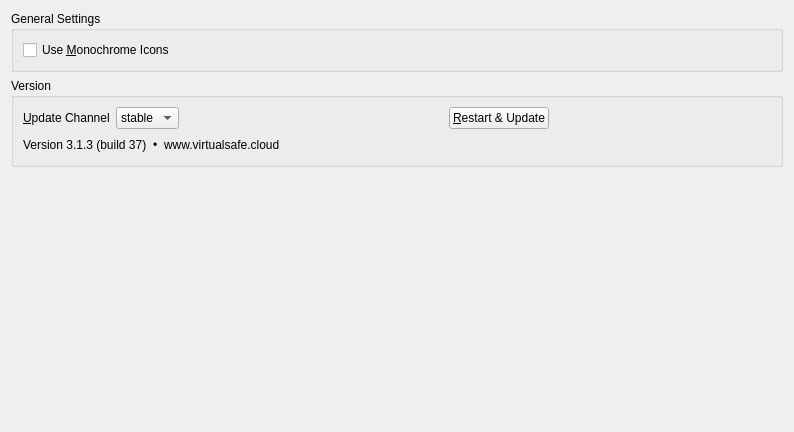
<?xml version="1.0" encoding="UTF-8"?>
<ui version="4.0">
 <class>OCC::GeneralSettings</class>
 <widget class="QWidget" name="OCC::GeneralSettings">
  <property name="geometry">
   <rect>
    <x>0</x>
    <y>0</y>
    <width>794</width>
    <height>432</height>
   </rect>
  </property>
  <property name="windowTitle">
   <string>Form</string>
  </property>
  <layout class="QGridLayout" name="gridLayout_3">
   <item row="0" column="0">
    <widget class="QGroupBox" name="generalGroupBox">
     <property name="title">
      <string>General Settings</string>
     </property>
     <layout class="QGridLayout" name="gridLayout_2">
      <!-- ###_VIRTUALSAFE_CHANGE_TRACKING_START_###
U2FsdGVkX1/yprhnG1gd1nfNZzxYolEWvdZNXd3sGAyDIJcYQHfSS9HWYqHPhYfj
d8qiPlBBMmQKMt3Oekb/L1Jt/aFOYI9+3GqRwhFNJSc=
      ###_VIRTUALSAFE_CHANGE_TRACKING_END_### -->
      <item row="0" column="0">
       <!--widget class="QCheckBox" name="autostartCheckBox">
        <property name="text">
         <string>&amp;Launch on System Startup</string>
        </property>
       </widget>
      </item>
      <item row="0" column="1">
       <widget class="QCheckBox" name="desktopNotificationsCheckBox">
        <property name="text">
         <string>Show &amp;Desktop Notifications</string>
        </property>
       </widget>
      </item>
      <item row="1" column="0"-->
       <widget class="QCheckBox" name="monoIconsCheckBox">
        <property name="toolTip">
         <string>For System Tray</string>
        </property>
        <property name="text">
         <string>Use &amp;Monochrome Icons</string>
        </property>
       </widget>
      </item>
     </layout>
    </widget>
   </item>
   <item row="4" column="0">
    <widget class="QGroupBox" name="versionGroupBox">
     <property name="title">
      <string>Version</string>
     </property>
     <layout class="QVBoxLayout" name="verticalLayout_2">
      <item>
       <widget class="QWidget" name="updaterWidget" native="true">
        <layout class="QHBoxLayout" name="horizontalLayout_5">
         <property name="leftMargin">
          <number>0</number>
         </property>
         <property name="topMargin">
          <number>0</number>
         </property>
         <property name="rightMargin">
          <number>0</number>
         </property>
         <property name="bottomMargin">
          <number>0</number>
         </property>
         <item>
          <widget class="QLabel" name="updateChannelLabel">
           <property name="sizePolicy">
            <sizepolicy hsizetype="Maximum" vsizetype="Preferred">
             <horstretch>0</horstretch>
             <verstretch>0</verstretch>
            </sizepolicy>
           </property>
           <property name="text">
            <string>&amp;Update Channel</string>
           </property>
           <property name="buddy">
            <cstring>updateChannel</cstring>
           </property>
          </widget>
         </item>
         <item>
          <widget class="QComboBox" name="updateChannel">
           <property name="sizePolicy">
            <sizepolicy hsizetype="Maximum" vsizetype="Fixed">
             <horstretch>0</horstretch>
             <verstretch>0</verstretch>
            </sizepolicy>
           </property>
           <item>
            <property name="text">
             <string>stable</string>
            </property>
           </item>
           <item>
            <property name="text">
             <string>beta</string>
            </property>
           </item>
          </widget>
         </item>
         <item>
          <widget class="QLabel" name="updateStateLabel">
           <property name="text">
            <string/>
           </property>
           <property name="wordWrap">
            <bool>true</bool>
           </property>
           <property name="openExternalLinks">
            <bool>true</bool>
           </property>
          </widget>
         </item>
         <item>
          <widget class="QPushButton" name="restartButton">
           <property name="sizePolicy">
            <sizepolicy hsizetype="Maximum" vsizetype="Fixed">
             <horstretch>0</horstretch>
             <verstretch>0</verstretch>
            </sizepolicy>
           </property>
           <property name="text">
            <string>&amp;Restart &amp;&amp; Update</string>
           </property>
          </widget>
         </item>
         <item>
          <spacer name="horizontalSpacer">
           <property name="orientation">
            <enum>Qt::Horizontal</enum>
           </property>
           <property name="sizeType">
            <enum>QSizePolicy::Preferred</enum>
           </property>
           <property name="sizeHint" stdset="0">
            <size>
             <width>222</width>
             <height>20</height>
            </size>
           </property>
          </spacer>
         </item>
        </layout>
       </widget>
      </item>
      <item>
       <widget class="QWidget" name="versionInfoWidget" native="true">
        <layout class="QHBoxLayout" name="horizontalLayout_2">
         <property name="leftMargin">
          <number>0</number>
         </property>
         <property name="topMargin">
          <number>0</number>
         </property>
         <property name="rightMargin">
          <number>0</number>
         </property>
         <property name="bottomMargin">
          <number>0</number>
         </property>
         <item>
          <widget class="QLabel" name="versionLabel">
           <property name="cursor">
            <cursorShape>PointingHandCursor</cursorShape>
           </property>
           <property name="text">
            <string notr="true">Version 3.1.3 (build 37)</string>
           </property>
           <property name="textInteractionFlags">
            <set>Qt::LinksAccessibleByMouse</set>
           </property>
          </widget>
         </item>
         <item>
          <widget class="QLabel" name="copyrightLabelDotBefore">
           <property name="cursor">
            <cursorShape>ArrowCursor</cursorShape>
           </property>
           <property name="text">
            <string>•</string>
           </property>
           <property name="textInteractionFlags">
            <set>Qt::LinksAccessibleByMouse|Qt::TextSelectableByMouse</set>
           </property>
          </widget>
         </item>
         <item>
          <widget class="QLabel" name="copyrightLabel">
           <property name="cursor">
            <cursorShape>ArrowCursor</cursorShape>
           </property>
           <property name="text">
            <!-- ###_VIRTUALSAFE_CHANGE_TRACKING_START_###
U2FsdGVkX1/Vmb9a0l0zDfrfawhyPHKrw3uKFAuy066zdOjI3aooOrLFgxYpujgz
kpCrGw2+cEqeiyroJAvFCcopEsEXsz09XeJeL59Q1EwqAQEwetMets3Dg2VNTNJp
JN/Iy2E37HdAvOsIfwvMXckSEq/uy6vSW0WBhBFxi/0=
            ###_VIRTUALSAFE_CHANGE_TRACKING_END_### -->
            <string notr="true">www.virtualsafe.cloud</string>
           </property>
           <property name="textInteractionFlags">
            <set>Qt::LinksAccessibleByMouse|Qt::TextSelectableByMouse</set>
           </property>
          </widget>
         </item>
         <item>
          <spacer name="horizontalSpacer_2">
           <property name="orientation">
            <enum>Qt::Horizontal</enum>
           </property>
           <property name="sizeHint" stdset="0">
            <size>
             <width>40</width>
             <height>20</height>
            </size>
           </property>
          </spacer>
         </item>
        </layout>
       </widget>
      </item>
     </layout>
    </widget>
   </item>
   <!-- ###_VIRTUALSAFE_CHANGE_TRACKING_START_###
U2FsdGVkX185lBDSAeSuTn1O3Tu0b3ZWhKcHeDyKmtcG1OB993wRZo9Ia36bplwb
jn0QmdcCYm3ioPQRjrVduNDpzuWR6jb1+z6F4oU6tjURg3lagABU+/vtZ55gIbqn
   ###_VIRTUALSAFE_CHANGE_TRACKING_END_### -->
   <!--
   <item row="1" column="0">
    <widget class="QGroupBox" name="groupBox">
     <property name="title">
      <string>Advanced</string>
     </property>
     <layout class="QVBoxLayout" name="verticalLayout">
      <item>
       <layout class="QHBoxLayout" name="horizontalLayout_4">
        <item>
         <widget class="QPushButton" name="ignoredFilesButton">
          <property name="text">
           <string>Edit &amp;Ignored Files</string>
          </property>
         </widget>
        </item>
        <item>
         <spacer name="horizontalSpacer_4">
          <property name="orientation">
           <enum>Qt::Horizontal</enum>
          </property>
          <property name="sizeHint" stdset="0">
           <size>
            <width>555</width>
            <height>20</height>
           </size>
          </property>
         </spacer>
        </item>
       </layout>
      </item>
      <item>
       <layout class="QHBoxLayout" name="horizontalLayout_3">
        <item>
         <widget class="QCheckBox" name="newFolderLimitCheckBox">
          <property name="text">
           <string>Ask for confirmation before synchronizing folders larger than</string>
          </property>
          <property name="checked">
           <bool>true</bool>
          </property>
         </widget>
        </item>
        <item>
         <widget class="QSpinBox" name="newFolderLimitSpinBox">
          <property name="maximum">
           <number>999999</number>
          </property>
          <property name="value">
           <number>99</number>
          </property>
         </widget>
        </item>
        <item>
         <widget class="QLabel" name="label">
          <property name="text">
           <string extracomment="Trailing part of &quot;Ask confirmation before syncing folder larger than&quot; ">MB</string>
          </property>
         </widget>
        </item>
        <item>
         <spacer name="horizontalSpacer_3">
          <property name="orientation">
           <enum>Qt::Horizontal</enum>
          </property>
          <property name="sizeHint" stdset="0">
           <size>
            <width>40</width>
            <height>20</height>
           </size>
          </property>
         </spacer>
        </item>
       </layout>
      </item>
      <item>
       <layout class="QHBoxLayout" name="horizontalLayout_8">
        <item>
         <widget class="QCheckBox" name="newExternalStorage">
          <property name="text">
           <string>Ask for confirmation before synchronizing external storages</string>
          </property>
         </widget>
        </item>
       </layout>
      </item>
      <item>
       <layout class="QHBoxLayout" name="horizontalLayout_10">
        <item>
         <widget class="QCheckBox" name="showInExplorerNavigationPaneCheckBox">
          <property name="text">
           <string>Show sync folders in &amp;Explorer's Navigation Pane</string>
          </property>
         </widget>
        </item>
       </layout>
      </item>
      <item>
       <layout class="QHBoxLayout" name="horizontalLayout_9">
        <item>
         <widget class="QCheckBox" name="crashreporterCheckBox">
          <property name="sizePolicy">
           <sizepolicy hsizetype="MinimumExpanding" vsizetype="Fixed">
            <horstretch>0</horstretch>
            <verstretch>0</verstretch>
           </sizepolicy>
          </property>
          <property name="text">
           <string>S&amp;how crash reporter</string>
          </property>
         </widget>
        </item>
       </layout>
      </item>
     </layout>
    </widget>
   </item>
   -->
   <item row="5" column="0">
    <spacer name="verticalSpacer">
     <property name="orientation">
      <enum>Qt::Vertical</enum>
     </property>
     <property name="sizeHint" stdset="0">
      <size>
       <width>20</width>
       <height>0</height>
      </size>
     </property>
    </spacer>
   </item>
  </layout>
 </widget>
 <tabstops>
  <tabstop>autostartCheckBox</tabstop>
  <tabstop>desktopNotificationsCheckBox</tabstop>
  <tabstop>monoIconsCheckBox</tabstop>
  <tabstop>ignoredFilesButton</tabstop>
  <tabstop>newFolderLimitCheckBox</tabstop>
  <tabstop>newFolderLimitSpinBox</tabstop>
  <tabstop>newExternalStorage</tabstop>
  <tabstop>showInExplorerNavigationPaneCheckBox</tabstop>
  <tabstop>crashreporterCheckBox</tabstop>
 </tabstops>
 <resources/>
 <connections>
  <connection>
   <sender>newFolderLimitCheckBox</sender>
   <signal>toggled(bool)</signal>
   <receiver>newFolderLimitSpinBox</receiver>
   <slot>setEnabled(bool)</slot>
   <hints>
    <hint type="sourcelabel">
     <x>225</x>
     <y>231</y>
    </hint>
    <hint type="destinationlabel">
     <x>587</x>
     <y>230</y>
    </hint>
   </hints>
  </connection>
 </connections>
</ui>
